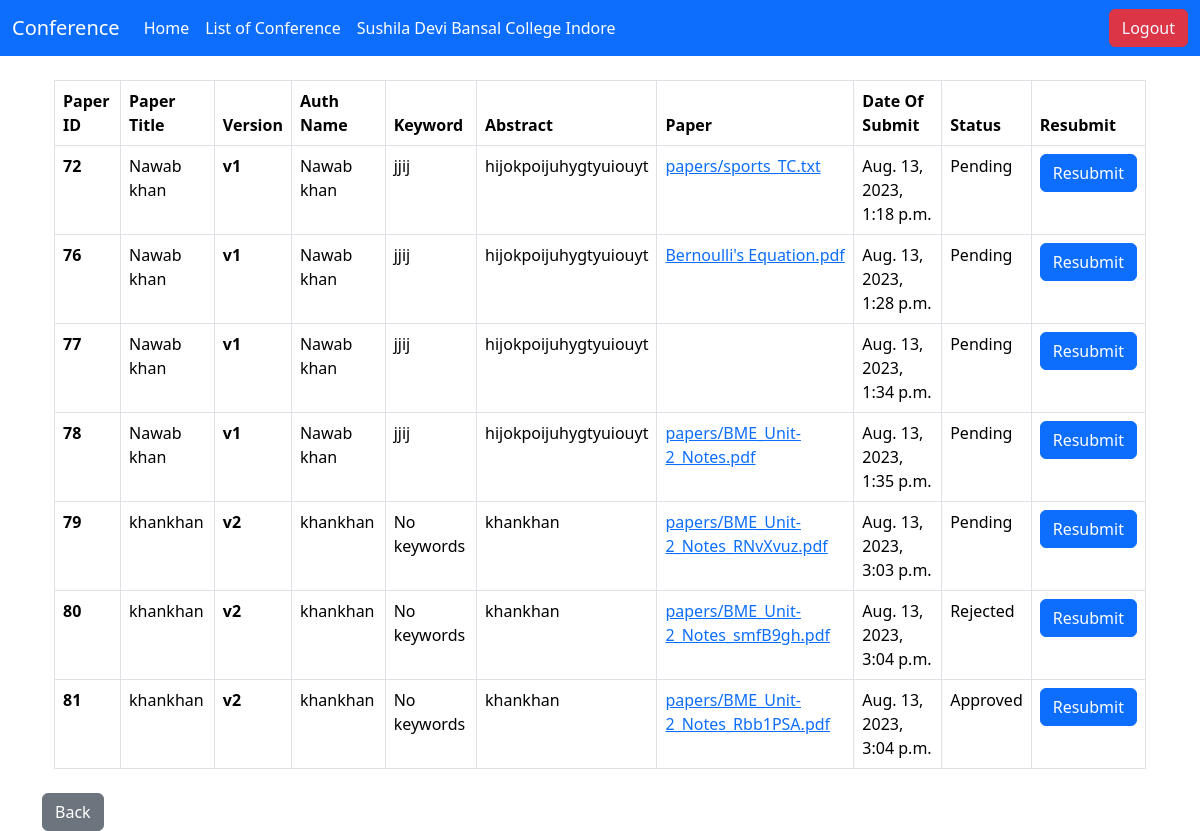
Page /singup/success/list-of-Papers/4/ (signed in) on the committed database.
### singup/models.py (models this page shows, shortened)
class paper(models.Model):
     user = models.ForeignKey(CustomUser, on_delete=models.CASCADE, default=None)
     title_paper=models.CharField(max_length=70)
     Auth_name=models.CharField(max_length=70)
     paper_description=models.CharField(max_length=500)
     paper_upload=models.FileField(upload_to='papers/')
     start_date=models.DateTimeField(default=timezone.now)
     STATUS_CHOICES = (
        ('pending', 'Pending'),
        ('approved', 'Approved'),
        ('rejected', 'Rejected'),
        )
     status = models.CharField(max_length=10, choices=STATUS_CHOICES, default='pending')
     has_uploaded_paper = models.BooleanField(default=False)
     conference = models.ForeignKey(
        conference,
        on_delete=models.CASCADE,
        default=None,
        null=True,
        related_name='papers'
    )
     Auth_email = models.EmailField(default='example@example.com')
     Auth_affiliation = models.CharField(max_length=100, default='No affiliation')
     Auth_mobile = models.CharField(max_length=20, default='N/A')
     corresponding_auth_name = models.CharField(max_length=100, default='Unknown')
     corresponding_auth_email = models.EmailField(default='corresponding@example.com')
     corresponding_auth_affiliation = models.CharField(max_length=100, default='No affiliation')
     corresponding_auth_mobile = models.CharField(max_length=20, default='N/A')
     other_auth_name = models.CharField(max_length=100, default='Unknown')
     other_auth_email = models.CharField(max_length=150,default='other@example.com')
     other_auth_affiliation = models.CharField(max_length=100, default='No affiliation')
     other_auth_mobile = models.CharField(max_length=20, default='N/A')
     paper_keyword = models.CharField(max_length=100, default='No keywords')
     version = models.PositiveIntegerField(default=1)

### singup/views.py (the view)
# urls.py: path('success/list-of-Papers/<int:conf_id>/',views.list_of_paper,name="list_of_paper"),
def list_of_paper(request,conf_id):
    if request.user.is_authenticated:
        user = request.user
        context={
            'papers_uploaded':paper.objects.filter(user=user,conference_id=conf_id)
        }
        return render(request, 'singup/list_of_paper.html',context)
    else:
        return render(request, 'singup/singIn.html')

### singup/templates/singup/list_of_paper.html (shortened to what this page needs)
{% extends 'singup/base.html' %}
{% block body %}
<div class="container">
     {% if papers_uploaded %}
          <div class="container my-4 ">
               <table class="table table-bordered">
                    <thead class="thead-dark">
                    <tr>
                    <th scope="col">Paper ID</th>
                    <th scope="col">Paper Title</th>
                    <th scope="col">Version</th>
                    <th scope="col">Auth Name</th>
                    <th scope="col">Keyword</th>
                    <th scope="col">Abstract</th>
                    <th scope="col">Paper </th>
                    <th scope="col">Date Of Submit</th>
                    <th scope="col">Status</th>
                    <th scope="col">Resubmit</th>
                    </tr>
                    </thead>
                    <tbody>
                    {% for paper in papers_uploaded %}
                    <tr>
                    <th scope="row">{{paper.id}}</th>
                    <td>{{paper.title_paper}}</td>
                    <th>v{{paper.version}}</th>
                    <td>{{paper.Auth_name}}</td>
                    <td>{{paper.paper_keyword}}</td>
                    <td>{{paper.paper_description}}</td>
                    <td><a href="/media/{{paper.paper_upload}}  ">{{paper.paper_upload}}</a> </td>
                    <td>{{paper.start_date}}</td>
                    <td style="text-transform: capitalize;" >{{paper.status}}</td>
                    <td><a href="{% url 'resubmit' paper_id=paper.id %}"><button class="btn btn-primary">Resubmit</button></a></td>
                    </tr>
                    {% endfor%}
                    </tbody>
               </table>
          </div>
     {% else %}
          <h4 class="my-4" style="text-align: center;color: red;" >No Paper Submitted In This Conference </h4>
     {% endif %}
     <div class="mt-4">
          <a class="btn btn-secondary" href="../../">Back</a>
      </div>
</div>
{% endblock body %}

### rows in the picture
paper: id "72", title_paper "Nawab khan", version "1", Auth_name "Nawab khan", paper_keyword "jjij", paper_description "hijokpoijuhygtyuiouyt", paper_upload "papers/sports_TC.txt", start_date "Aug. 13, 2023, 1:18 p.m.", status "Pending"
paper: id "76", title_paper "Nawab khan", version "1", Auth_name "Nawab khan", paper_keyword "jjij", paper_description "hijokpoijuhygtyuiouyt", paper_upload "Bernoulli's Equation.pdf", start_date "Aug. 13, 2023, 1:28 p.m.", status "Pending"
paper: id "77", title_paper "Nawab khan", version "1", Auth_name "Nawab khan", paper_keyword "jjij", paper_description "hijokpoijuhygtyuiouyt", start_date "Aug. 13, 2023, 1:34 p.m.", status "Pending"
paper: id "78", title_paper "Nawab khan", version "1", Auth_name "Nawab khan", paper_keyword "jjij", paper_description "hijokpoijuhygtyuiouyt", paper_upload "papers/BME_Unit-2_Notes.pdf", start_date "Aug. 13, 2023, 1:35 p.m.", status "Pending"
paper: id "79", title_paper "khankhan", version "2", Auth_name "khankhan", paper_keyword "No keywords", paper_description "khankhan", paper_upload "papers/BME_Unit-2_Notes_RNvXvuz.pdf", start_date "Aug. 13, 2023, 3:03 p.m.", status "Pending"
paper: id "80", title_paper "khankhan", version "2", Auth_name "khankhan", paper_keyword "No keywords", paper_description "khankhan", paper_upload "papers/BME_Unit-2_Notes_smfB9gh.pdf", start_date "Aug. 13, 2023, 3:04 p.m.", status "Rejected"
paper: id "81", title_paper "khankhan", version "2", Auth_name "khankhan", paper_keyword "No keywords", paper_description "khankhan", paper_upload "papers/BME_Unit-2_Notes_Rbb1PSA.pdf", start_date "Aug. 13, 2023, 3:04 p.m.", status "Approved"
